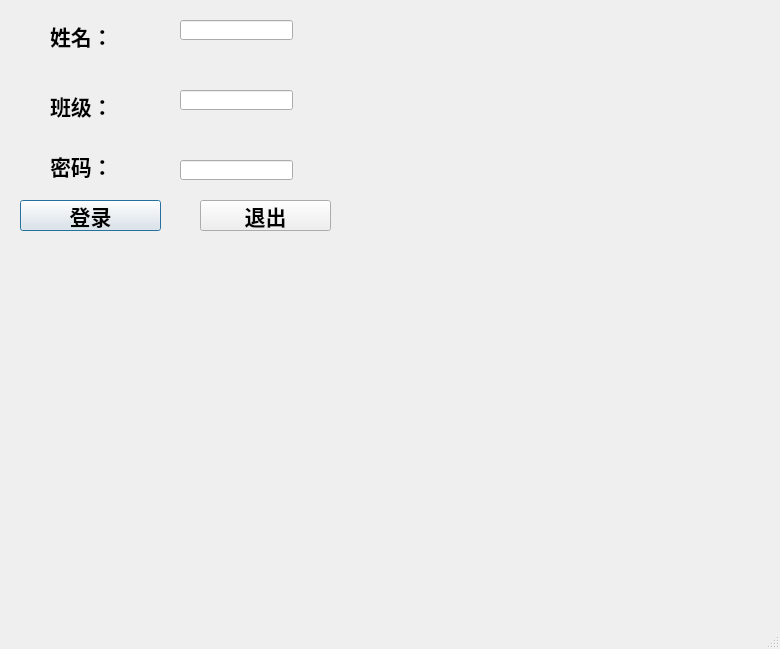
<?xml version="1.0" encoding="UTF-8"?>
<ui version="4.0">
 <class>login_s</class>
 <widget class="QDialog" name="login_s">
  <property name="geometry">
   <rect>
    <x>0</x>
    <y>0</y>
    <width>780</width>
    <height>649</height>
   </rect>
  </property>
  <property name="windowTitle">
   <string>学生登录</string>
  </property>
  <property name="sizeGripEnabled">
   <bool>true</bool>
  </property>
  <widget class="QLabel" name="label_2">
   <property name="geometry">
    <rect>
     <x>50</x>
     <y>20</y>
     <width>111</width>
     <height>31</height>
    </rect>
   </property>
   <property name="font">
    <font>
     <family>Agency FB</family>
     <pointsize>16</pointsize>
     <weight>75</weight>
     <bold>true</bold>
    </font>
   </property>
   <property name="text">
    <string>姓名：</string>
   </property>
  </widget>
  <widget class="QLabel" name="label_3">
   <property name="geometry">
    <rect>
     <x>50</x>
     <y>150</y>
     <width>111</width>
     <height>31</height>
    </rect>
   </property>
   <property name="font">
    <font>
     <family>Agency FB</family>
     <pointsize>16</pointsize>
     <weight>75</weight>
     <bold>true</bold>
    </font>
   </property>
   <property name="text">
    <string>密码：</string>
   </property>
  </widget>
  <widget class="QPushButton" name="pushButton">
   <property name="geometry">
    <rect>
     <x>20</x>
     <y>200</y>
     <width>141</width>
     <height>31</height>
    </rect>
   </property>
   <property name="font">
    <font>
     <family>Agency FB</family>
     <pointsize>16</pointsize>
     <weight>75</weight>
     <bold>true</bold>
    </font>
   </property>
   <property name="text">
    <string>登录</string>
   </property>
  </widget>
  <widget class="QPushButton" name="pushButton_2">
   <property name="geometry">
    <rect>
     <x>200</x>
     <y>200</y>
     <width>131</width>
     <height>31</height>
    </rect>
   </property>
   <property name="font">
    <font>
     <family>Agency FB</family>
     <pointsize>16</pointsize>
     <weight>75</weight>
     <bold>true</bold>
    </font>
   </property>
   <property name="text">
    <string>退出</string>
   </property>
  </widget>
  <widget class="QLineEdit" name="lineEdit">
   <property name="geometry">
    <rect>
     <x>180</x>
     <y>20</y>
     <width>113</width>
     <height>20</height>
    </rect>
   </property>
  </widget>
  <widget class="QLineEdit" name="lineEdit_2">
   <property name="geometry">
    <rect>
     <x>180</x>
     <y>160</y>
     <width>113</width>
     <height>20</height>
    </rect>
   </property>
  </widget>
  <widget class="QLabel" name="label_4">
   <property name="geometry">
    <rect>
     <x>50</x>
     <y>90</y>
     <width>111</width>
     <height>31</height>
    </rect>
   </property>
   <property name="font">
    <font>
     <family>Agency FB</family>
     <pointsize>16</pointsize>
     <weight>75</weight>
     <bold>true</bold>
    </font>
   </property>
   <property name="text">
    <string>班级：</string>
   </property>
  </widget>
  <widget class="QLineEdit" name="lineEdit_3">
   <property name="geometry">
    <rect>
     <x>180</x>
     <y>90</y>
     <width>113</width>
     <height>20</height>
    </rect>
   </property>
  </widget>
 </widget>
 <resources/>
 <connections/>
</ui>
